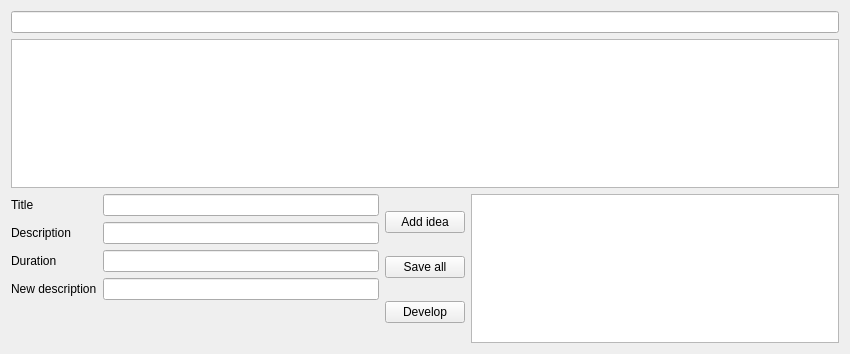
<?xml version="1.0" encoding="UTF-8"?>
<ui version="4.0">
 <class>GuiClass</class>
 <widget class="QWidget" name="GuiClass">
  <property name="geometry">
   <rect>
    <x>0</x>
    <y>0</y>
    <width>850</width>
    <height>354</height>
   </rect>
  </property>
  <property name="windowTitle">
   <string>Gui</string>
  </property>
  <layout class="QVBoxLayout" name="verticalLayout_3">
   <item>
    <layout class="QVBoxLayout" name="verticalLayout_2">
     <item>
      <widget class="QLineEdit" name="lineEdit"/>
     </item>
     <item>
      <widget class="QTableView" name="tableView"/>
     </item>
     <item>
      <layout class="QHBoxLayout" name="horizontalLayout">
       <item>
        <layout class="QFormLayout" name="formLayout">
         <item row="0" column="0">
          <widget class="QLabel" name="label">
           <property name="text">
            <string>Title</string>
           </property>
          </widget>
         </item>
         <item row="0" column="1">
          <widget class="QLineEdit" name="lineEdit_2"/>
         </item>
         <item row="1" column="0">
          <widget class="QLabel" name="label_2">
           <property name="text">
            <string>Description</string>
           </property>
          </widget>
         </item>
         <item row="1" column="1">
          <widget class="QLineEdit" name="lineEdit_3"/>
         </item>
         <item row="2" column="0">
          <widget class="QLabel" name="label_3">
           <property name="text">
            <string>Duration</string>
           </property>
          </widget>
         </item>
         <item row="2" column="1">
          <widget class="QLineEdit" name="lineEdit_4"/>
         </item>
         <item row="3" column="1">
          <widget class="QLineEdit" name="lineEdit_5"/>
         </item>
         <item row="3" column="0">
          <widget class="QLabel" name="label_4">
           <property name="text">
            <string>New description</string>
           </property>
          </widget>
         </item>
        </layout>
       </item>
       <item>
        <layout class="QVBoxLayout" name="verticalLayout">
         <item>
          <widget class="QPushButton" name="pushButton">
           <property name="text">
            <string>Add idea</string>
           </property>
          </widget>
         </item>
         <item>
          <widget class="QPushButton" name="pushButton_2">
           <property name="text">
            <string>Save all</string>
           </property>
          </widget>
         </item>
         <item>
          <widget class="QPushButton" name="pushButton_3">
           <property name="text">
            <string>Develop</string>
           </property>
          </widget>
         </item>
        </layout>
       </item>
       <item>
        <widget class="QListWidget" name="listWidget"/>
       </item>
      </layout>
     </item>
    </layout>
   </item>
  </layout>
 </widget>
 <layoutdefault spacing="6" margin="11"/>
 <resources>
  <include location="Gui.qrc"/>
 </resources>
 <connections/>
</ui>
